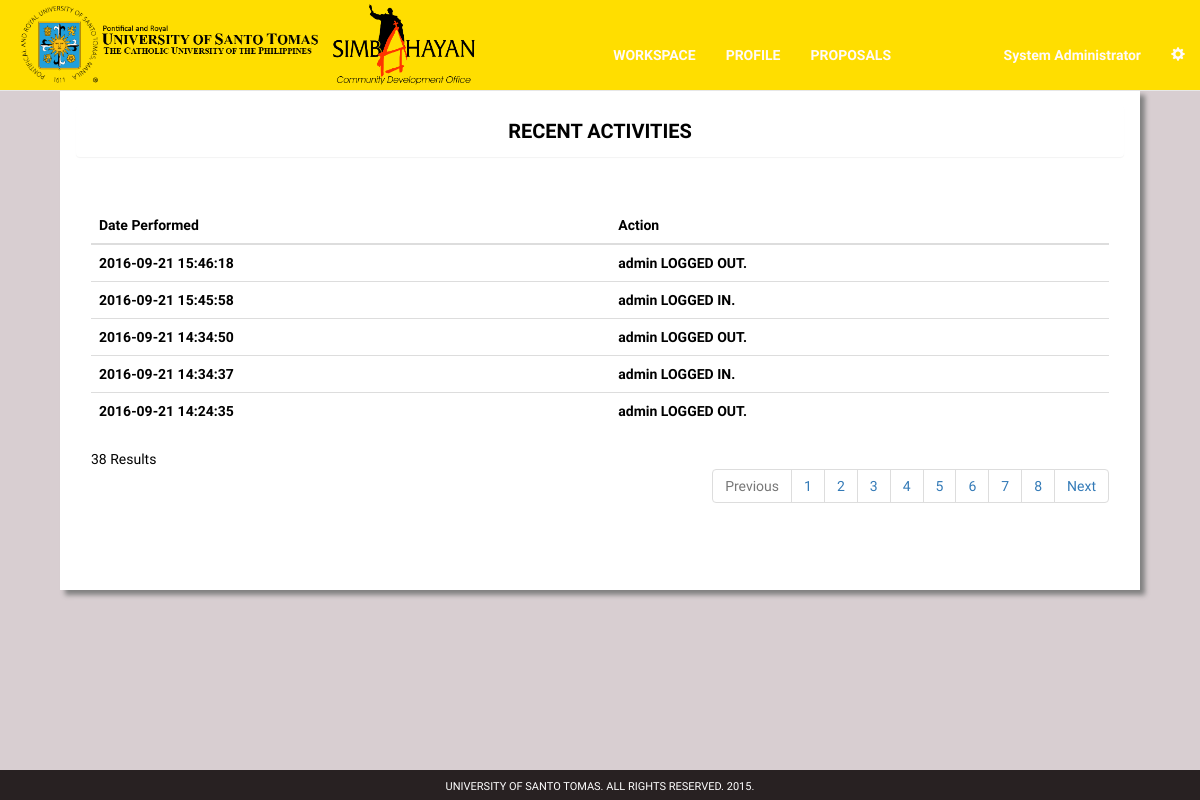
Page /org-log.php (signed in) on the earlier database version.
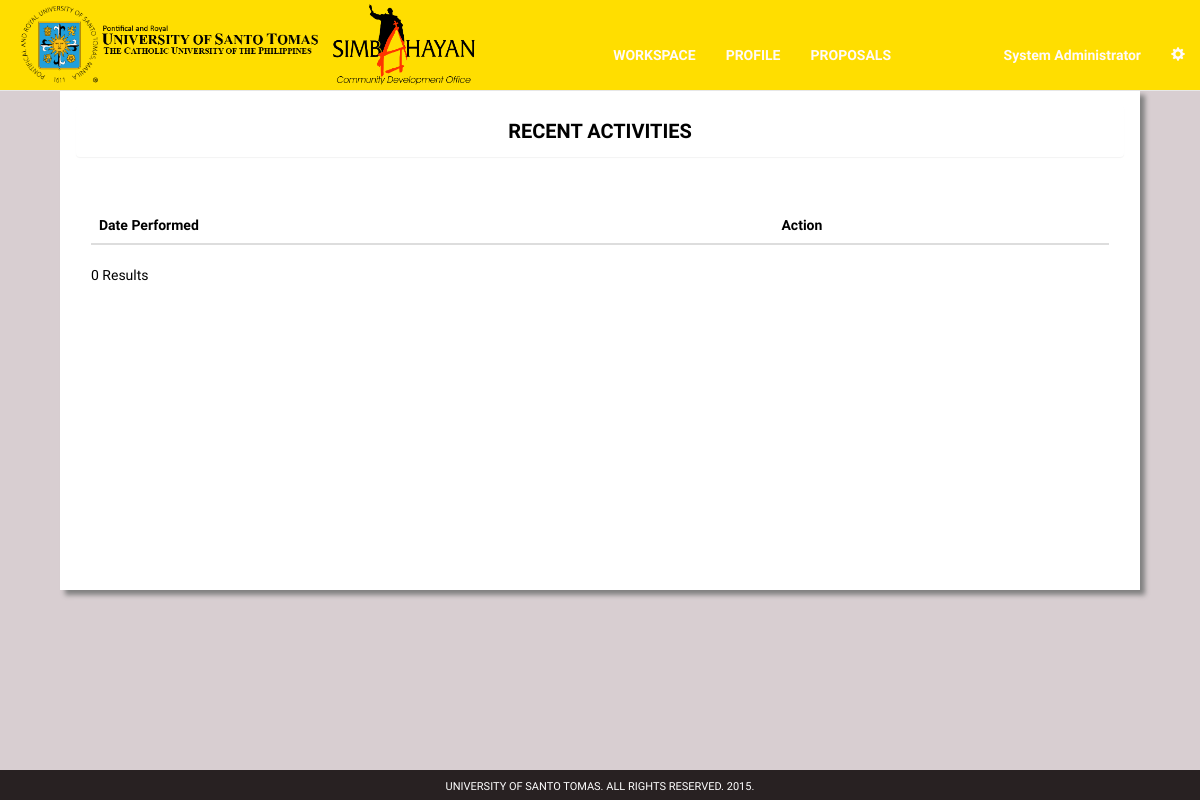
Same page on the later database version.
### tables this page shows
CREATE TABLE IF NOT EXISTS `audit_trail` (
  `audit_id` int(11) NOT NULL,
  `user_id` int(11) NOT NULL,
  `action` varchar(250) NOT NULL,
  `datetime` datetime NOT NULL
);

### org-log.php (the view, shortened to what this page needs)
<?php
include "mysql_connect.php";
?>
<!DOCTYPE html>
<html lang="en">
<head>
    <link href="css/bootstrap.min.css" rel="stylesheet">
</head>
	<body style = "background-color: #d8ced1; font-family: 'RobotoDraft'; height: 100%; color: #222; font-size: 14px; padding-top: 5%; padding-bottom: 5%;">
  <div class = "wrapper">
<nav class="navbar navbar-default navbar-fixed-top">
<div class="container-fluid">
<div class="navbar-header">
<a href="org.php"><img src= "images/ust_logo1.png" style = "height: 90px;"></a>
<a href="org.php"><img src= "images/simba_logo.png" style = "height: 90px;"></a>
</div>
<div class="collapse navbar-collapse" id="bs-example-navbar-collapse-1">
  <ul class="nav navbar-nav" style = "margin-left: 120px; margin-top: 30px;">
    <li class="active"><a href="org.php"><b>WORKSPACE</b><span class="sr-only">(current)</span></a></li>
    <li><a href="org-profile.php"><b>PROFILE</b></a></li>
    <li><a href="org-listproposal.php?page=1"><b>PROPOSALS</b></a></li>
  </ul>
  <ul class="nav navbar-nav navbar-right" style = "margin-top: 30px;">
    <li><a href="org-profile.php"><b><?php echo $_SESSION['name'];?></b></a></li>
    <li class="dropdown">
      <a href="#" class="dropdown-toggle" data-toggle="dropdown" role="button" aria-haspopup="true" aria-expanded="false"><span class="glyphicon glyphicon-cog" aria-hidden="true"></span></a>
    </li>
  </ul>
</div>
</div>
</nav>
    <div class = "container">
               <div class = "col-md-12" style = "div-align: center; margin-top: 30px;">
            <div class = "col-md-12">
                <div class = "panel panel-body" style = "width: 100%; border-radius: 0;height: 500px; color: #000; background-color: #fff; box-shadow: 5px 5px 5px grey;">
                  <div class = "panel panel-heading" style = "font-size: 20px; color: #000; font-weight: bold;"><center>RECENT ACTIVITIES</center></div>
                  <div class = "col-md-12" style = "margin-top: 30px; font-size: 14px; height: 350px; overflow-y: scroll;">
                  <table class = "table table-hover">
                      <thead>
                          <th>Date Performed</th>
                          <th>Action</th>
                      </thead>
                    <tbody>
                    <?php
                    $tableName="audit_trail";
$limit = 5;
$id = $_SESSION['user_id'];
$query = "SELECT * FROM $tableName WHERE user_id = $id";
$result = mysqli_query($link,$query);
$total_pages = mysqli_num_rows($result);
$stages = 3;
$page = mysql_escape_string($_GET['page']);
if($page){
$start = ($page - 1) * $limit;
}else{
$start = 0;
}
					$sql="SELECT * FROM audit_trail WHERE user_id = $id ORDER BY datetime DESC LIMIT $start, $limit ";
					$result = mysqli_query($link, $sql);
					while($row = mysqli_fetch_array($result)) {
					echo "<tr>";
					echo "<th>" . $row['datetime'] . "</th>";
					echo "<th>" . $row['action'] . "</th>";
					echo "</tr>";
					}
		?>
                  </tbody>
				  </table>
                            <?php
$prev = $page - 1;
$next = $page + 1;
$lastpage = ceil($total_pages/$limit);
$paginate = '';
if($lastpage > 1)
{
$paginate .= "<ul class='pagination' style = 'float: right;'>";
if ($page > 1){
$paginate.= "<li><a href='org-log.php?page=$prev'>Previous</a></li>";
}else{
$paginate.= "<li class='disabled'><a href = ''>Previous</a></li>"; }
if ($lastpage < 7 + ($stages * 2))
{
for ($counter = 1; $counter <= $lastpage; $counter++)
{
if ($counter == $page){
$paginate.= "<li class='active'><a href = ''>$counter</a></li>";
}else{
$paginate.= "<li><a href='org-log.php?page=$counter'>$counter</a></li>";}
}
}
if ($page < $counter - 1){
$paginate.= "<li><a href='org-log.php?page=$next'>Next</a></li>";
}else{
$paginate.= "<li class='disabled'><a href = ''>Next</a></li>";
}
$paginate.= "</ul>";
}
echo $total_pages.' Results';
echo $paginate;
?>
                  </div>
                </div>
                </div>
     </div>
</div>
<footer style = "position:fixed; bottom:0px; height:30px; width:100%; padding-top:9px; background-color:#282122; color: #fff; text-align: center; font-size: 11px;">UNIVERSITY OF SANTO TOMAS. ALL RIGHTS RESERVED. 2015.</footer>
</div>
</body>
	</html>

Differences in the rows shown:
removed audit_trail: datetime "2016-09-21 15:46:18", action "admin LOGGED OUT."
removed audit_trail: datetime "2016-09-21 15:45:58", action "admin LOGGED IN."
removed audit_trail: datetime "2016-09-21 14:34:50", action "admin LOGGED OUT."
removed audit_trail: datetime "2016-09-21 14:34:37", action "admin LOGGED IN."
removed audit_trail: datetime "2016-09-21 14:24:35", action "admin LOGGED OUT."
Other differences:
$total_pages: "38" → "0"
text no longer shown: "Previous Next"
list line gone: "1"
list line gone: "2"
list line gone: "3"
list line gone: "4"
list line gone: "5"
list line gone: "6"
list line gone: "7"
list line gone: "8"
